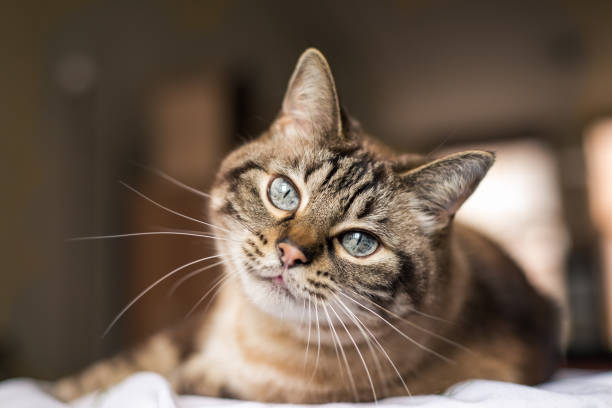
#> input picture cat.jpg, 612 x 408 px
$ python draw.py
#> lines starting #> are read from the running program, lines starting #| are printed output that depends on the picture; after the words box and inside, x2 and y2 are one past the last pixel; in counts of white or black regions, pixels touching at a corner belong together
import cv2  as cv
import numpy as np

def scaleResize(frame,scale=0.75):
    width=frame.shape[0]*scale
    height=frame.shape[1]*scale
    dimensions=(width,height)

    return cv.resize(frame, dimensions, interpolation=cv.INTER_AREA)


blank=np.zeros((500,500,3),dtype='uint8')
#cv.imshow('Blank',blank)

blank[:]=100,200,255
#cv.imshow('Green',blank)

blank[200:300,200:300]=255,255,255
#cv.imshow('faka',blank)

cv.rectangle(blank,(0,0),(200,200),(0,255,0),thickness=2)
#cv.imshow('meaw',blank)

cv.circle(blank,(blank.shape[0]//2,blank.shape[1]//2),20,(255,0,0),thickness=5)
#cv.imshow('Circle',blank)

cv.line(blank,(0,0),(blank.shape[1]//2+10,blank.shape[0]//2+10),(0,255,100),thickness=10)
#cv.imshow('Line',blank)

cv.putText(blank,'Smol Kitty...',(100,100),cv.FONT_HERSHEY_TRIPLEX,2.0,(0,0,0),thickness=1)
#cv.imshow('MyText1',blank)


#real image
image=cv.imread('cat.jpg')
#> image is the input picture: shape (408, 612, 3); mean B, G, R 78.2, 92.3, 109.7
#cv.imshow('Cat',image)

cv.rectangle(image,(100,100),(450,450),(0,255,0),thickness=2)
#> image: shape (408, 612, 3); 1.16% of pixels changed, all inside (x1, y1, x2, y2) = (99, 99, 452, 408)
#cv.imshow('identify',image)

cv.rectangle(image,(0,0),(image.shape[1]//2,image.shape[0]//2),(0,250,0),thickness=cv.FILLED)
#cv.imshow('Hey',image)

cv.circle(image,(image.shape[0]//2,image.shape[1]//2),100,(0,0,255),thickness=10)
#cv.imshow('circle1',image)

cv.putText(image,'Smol Kitty...',(100,100),cv.FONT_HERSHEY_TRIPLEX,2.0,(0,0,0),thickness=1)
#cv.imshow('MyText',image)

cv.putText(image,'meaw meaw ',(image.shape[1]//3,image.shape[0]//3),cv.FONT_HERSHEY_SIMPLEX,2.0,(0,250,0),thickness=3)
#cv.imshow('myText2',image)

gray=cv.cvtColor(image,cv.COLOR_BGR2GRAY)
#cv.imshow('Gray',gray)

rgb=cv.cvtColor(image,cv.COLOR_BGR2LAB)
#> rgb: shape (408, 612, 3); mean of channels 0, 1, 2 138.9, 111.1, 159.2
#cv.imshow('RGB',rgb)

#blur

blur=cv.blur(image,(7,7),cv.BORDER_DEFAULT)
#cv.imshow('Blur',blur)

gauss=cv.GaussianBlur(image,(7,7),cv.BORDER_DEFAULT)
#cv.imshow('Gaussian',gauss)

#canny

canny=cv.Canny(image,125,175)
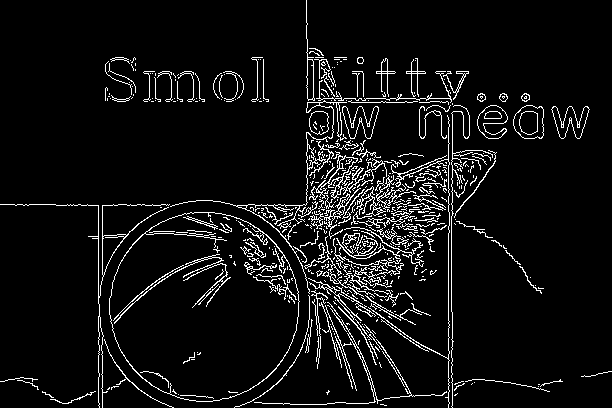
#> canny: shape (408, 612); 6.5% white in thin lines or dots
#cv.imshow('Canny Pic',canny)

rover=cv.imread('rover.jpg')
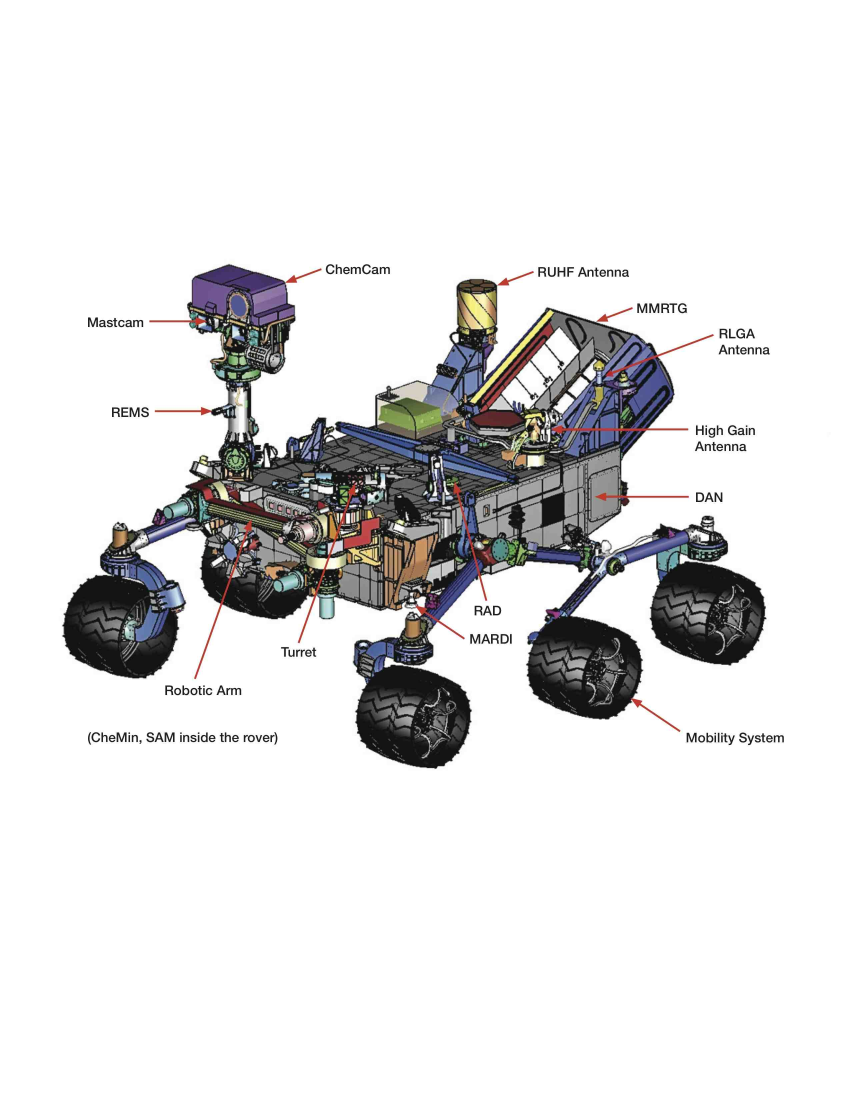
#> input picture rover.jpg, 2550 x 3301 px (shown at 1/3 size)
#> rover is the input picture: shape (3301, 2550, 3); mean B, G, R 225.8, 225.5, 225.9
#cv.imshow('ROver',rover)

pia=cv.imread('pia.jpg')
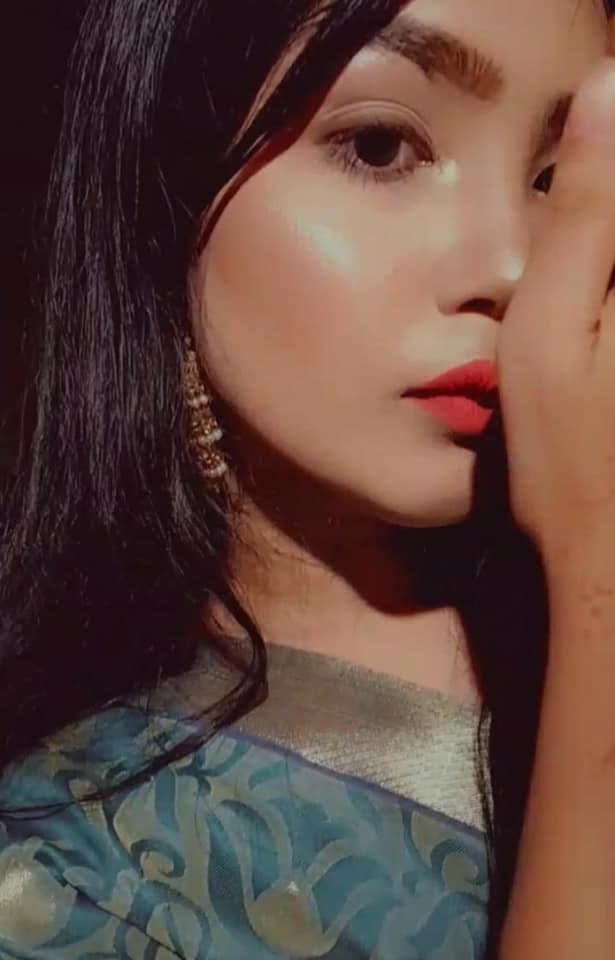
#> input picture pia.jpg, 615 x 960 px
#> pia is the input picture: shape (960, 615, 3); mean B, G, R 64.4, 72, 97.7

canny_2=cv.Canny(pia,125,175)
#> canny_2: shape (960, 615); 2% white in thin lines or dots
cv.imshow('Pia',canny_2)

dilate=cv.dilate(canny_2,(65,65),iterations=20)
#> dilate: shape (960, 615); 13.9% white; 171 white regions, largest, box (x1, y1, x2, y2) and area: (199, 0, 345, 278) 9252, (104, 694, 225, 873) 6673, (371, 687, 495, 896) 5223
cv.imshow('Pia Dilate',dilate)


canny_1=cv.Canny(rover,125,175)
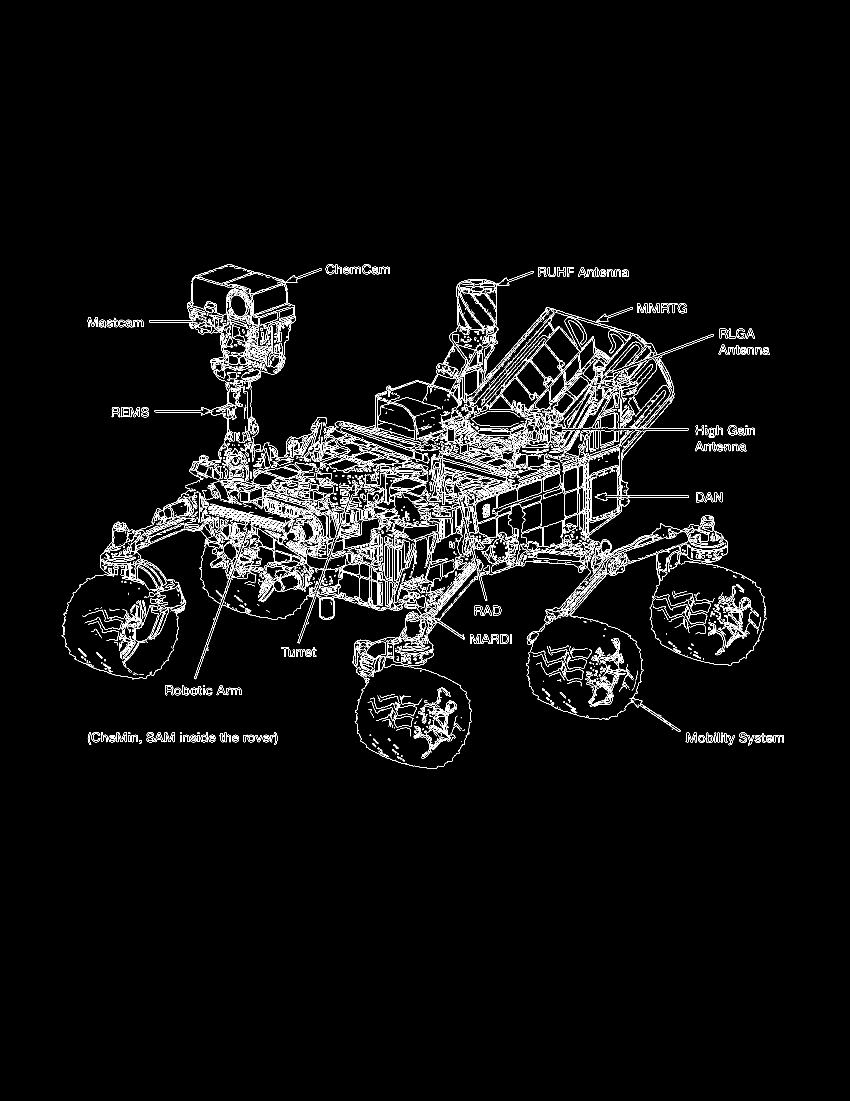
#> canny_1: shape (3301, 2550) (shown at 1/3 size); 2.7% white in thin lines or dots, all inside (x1, y1, x2, y2) = (184, 792, 2352, 2307)
#cv.imshow('canny_1',canny_1)

eroded=cv.erode(dilate,(7,7),iterations=6)
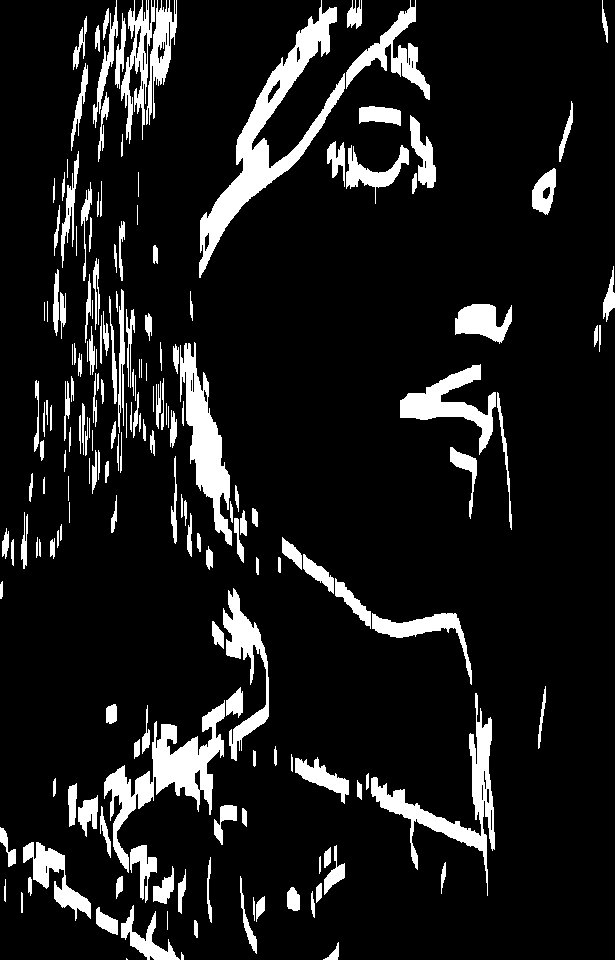
#> eroded: shape (960, 615); 11.1% white; 188 white regions (9 under 20 px), largest, box (x1, y1, x2, y2) and area: (199, 0, 345, 278) 7692, (104, 700, 225, 873) 5563, (371, 693, 495, 896) 4263
cv.imshow('Eroded',eroded)

#resize

resi=cv.resize(pia,(200,200))
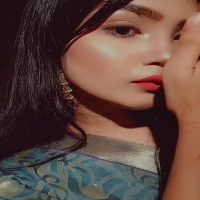
#> resi: shape (200, 200, 3); mean B, G, R 64.3, 72, 97.6
cv.imshow('Resized',resi)

#croping

crop=pia[50:200,200:400]
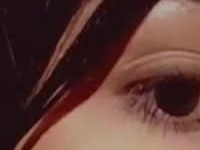
#> crop: shape (150, 200, 3); mean B, G, R 53.9, 59.5, 94.3
cv.imshow('Croppd',crop)

cv.waitKey(0)
